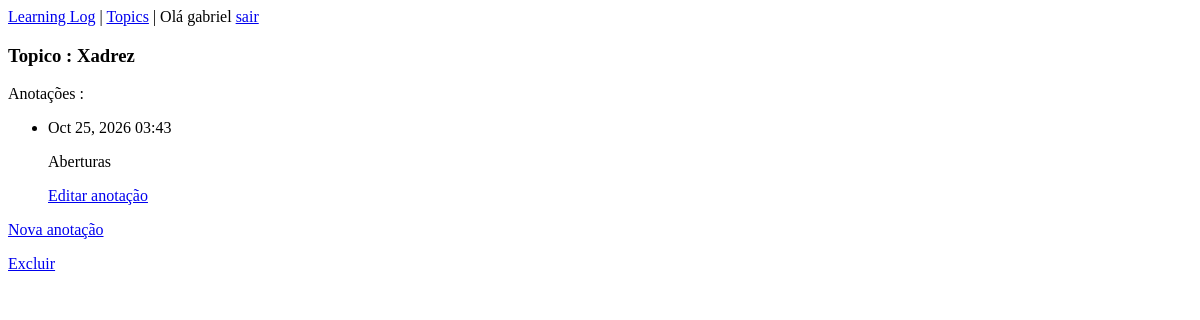
The page /topic/1 (signed in) on the database as committed earlier.
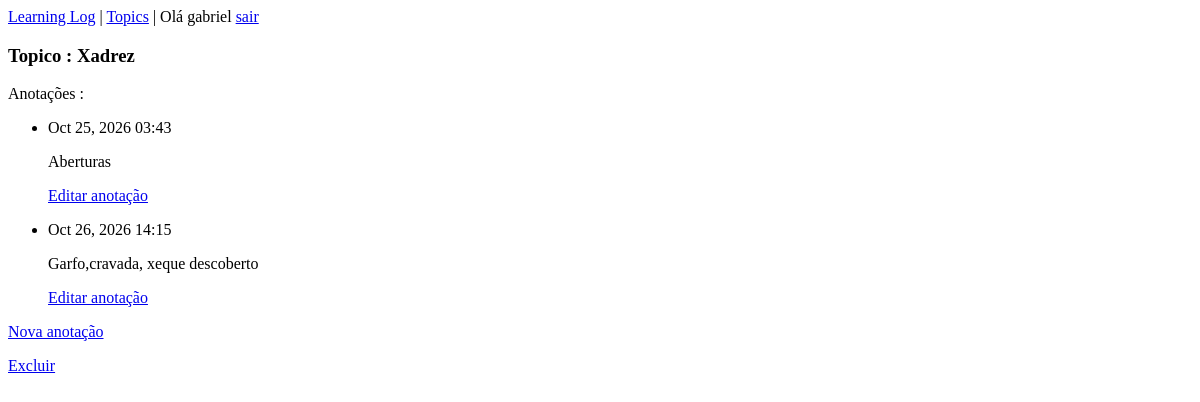
The same page on the database as committed later.
### learning_logs/models.py (models this page shows, shortened)
class Entry(models.Model):
    topic = models.ForeignKey(Topic, on_delete=models.CASCADE)
    text = models.TextField()
    date_added = models.DateTimeField(auto_now_add=True)
    class Meta:
        verbose_name_plural = 'entries'

### learning_logs/views.py (the view)
# urls.py: path("topic/<topic_id>",views.topic,name='topic'),
@login_required
def topic(request,topic_id):
    topic = Topic.objects.get(id=topic_id)
    if topic.owner != request.user:
        return Http404()
    entries = topic.entry_set.order_by("date_added")
    contexto = {"topic":topic,'entries':entries}
    return render(request,'learning_logs/topic.html',contexto)

### learning_logs/models.py (called while the page is built)
    def __str__(self):
        return self.text

### learning_logs/templates/learning_logs/topic.html
{%extends 'learning_logs/base.html'%}
{%block content%}
    <h3>Topico : {{topic}}</h3>
    <p>Anotações : </p>
    <ul>
        {%for entry in entries%}
            <li>
                <p>{{ entry.date_added | date:'M d, Y H:i'}}
                <p>{{entry.text| linebreaks}}
                <p><a href="{%url 'edit_entry' entry.id%}">Editar anotação</a></p>
            </li>
        {%empty%}<li>Nenhuma entrada registrada</li>
        {%endfor%}
    </ul>
    <p><a href="{%url 'new_entry' topic.id%}">Nova anotação</a></p>
    <p><a href="{%url 'delete_topic' topic.id%}">Excluir</a></p>
{%endblock%}

Rows that differ between the two databases and show on the page:
added Entry: date_added "Oct 26, 2026 14:15", text "Garfo,cravada, xeque descoberto"
